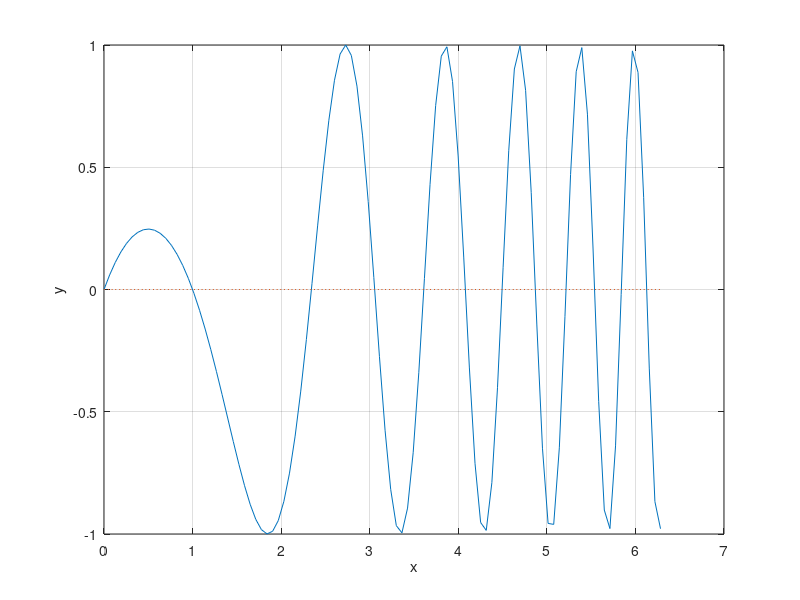

This chart was generated by the following MATLAB code: (Note: this script raises an error after producing the figure.)
a=0,b=2*pi;
x=linspace(a,b,100);
f='sin(x.*(1-x))';
plot(x,eval(f),x,0*x,':');
grid on;
xlabel('x');
ylabel('y');
z=ginput(1);
[zr,fr]=fzero(f,z(1));
hold on;
plot(zr,fr,'r*',z(1),z(2),'g*');